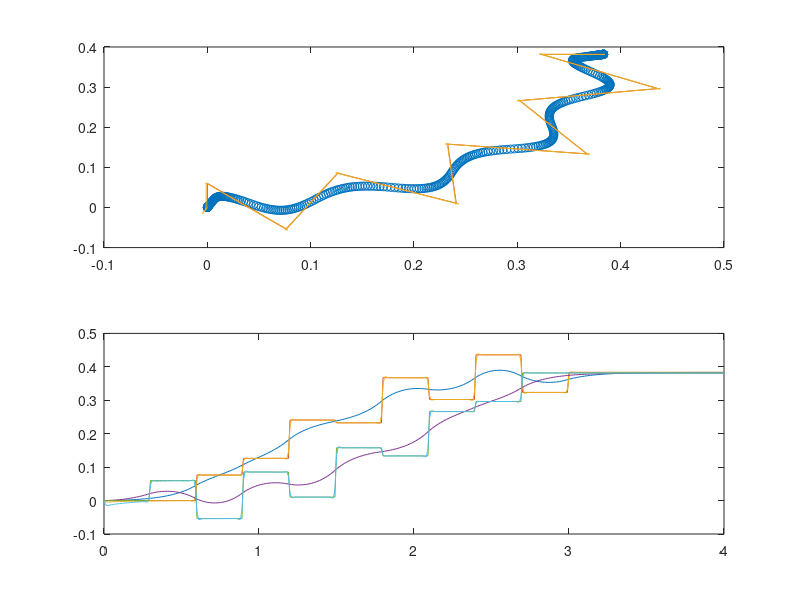

The MATLAB source for this figure:
%%%%%%%%%%%%%%%%%%%%%%%%%%%%%%%%%%%%%%%%%%%%%%%%%%%%%%%%%%%%%%%%%%%%%%%%%%%%%%%%
pkg load control
clear;
dist = [0.6, 0.05, 3.14/2];
max_step_x = 0.1;
max_step_y = 0.05;
max_step_w = 0.2;
period = 0.3;
foot_y = 0.06;
step_num_x = fix(abs(dist(1))/max_step_x);
step_num_y = fix(abs(dist(2))/max_step_y);
step_num_w = fix(abs(dist(3))/max_step_w);
step_num = max([step_num_x, step_num_y, step_num_w]);
if (step_num_x == step_num)
	step_x = sign(dist(1))*min(abs(dist(1)), max_step_x);
	step_y = dist(2)/abs(dist(1))*max_step_x;
	step_w = dist(3)/abs(dist(1))*max_step_x;
elseif (step_num_y == step_num)
	step_x = dist(1)/abs(dist(2))*max_step_y;
	step_y = sign(dist(2))*min(abs(dist(2)), max_step_y);
	step_w = dist(3)/abs(dist(2))*max_step_y;
elseif (step_num_w == step_num)
	step_x = dist(1)/abs(dist(3))*max_step_w;
	step_y = dist(2)/abs(dist(3))*max_step_w;
	step_w = sign(dist(3))*min(abs(dist(3)), max_step_w);
endif

foot(1,:) = [0 0 0];
foot(2,:) = [period 0 foot_y];
rot = 0;
for i = 2:step_num+1
	shift_y = foot_y * (rem(i,2)*2-1)*2;
	foot_rd = [step_x, step_y+shift_y];
	foot_fd = [foot_rd(1)*cos(rot)-foot_rd(2)*sin(rot), foot_rd(1)*sin(rot)+foot_rd(2)*cos(rot)];
	rot = rot + step_w
	foot(i+1,:) = foot(i,:)+[period, foot_fd(1), foot_fd(2)];
endfor
foot_rd = [dist(1)-step_x*step_num, dist(2)-step_y*step_num-shift_y];
foot_fd = [foot_rd(1)*cos(rot)-foot_rd(2)*sin(rot), foot_rd(1)*sin(rot)+foot_rd(2)*cos(rot)];
foot(step_num+3,:) = foot(step_num+2,:) + [period, foot_fd(1), foot_fd(2)];
rot = dist(3)
foot_rd = [0,shift_y/2];
foot_fd = [foot_rd(1)*cos(rot)-foot_rd(2)*sin(rot), foot_rd(1)*sin(rot)+foot_rd(2)*cos(rot)];
foot(step_num+4,:) = foot(step_num+3,:) + [period, foot_fd(1), foot_fd(2)];
foot(step_num+5,:) = [100, 0, 0];

forward_period = 1.0;						% 予見制御の時間(s)
calculate_period = 4.0;						% 歩行パターンを生成する期間(s)
dt = 0.01;									% サンプリングタイム (s)
zh = 0.27;									% 重心位置 (m)
g  = 9.8;									% 重力加速度 (m/s^2)
A = [0 1 0; 0 0 1; 0 0 0];					% 式(5.8)
B = [0; 0; 1];
C = [1 0 -zh/g];							% 式(5.9)
D = 0;
sys = ss(A, B, C, D);
sys_d = c2d(sys, dt);						% 離散化
if (substr(version,1,3)=="3.2")
	[A_d, B_d, C_d, D_d] = sys2ss(sys_d);	% 式(5.10)
else
	[A_d, B_d, C_d, D_d] = ssdata(sys_d);
endif
E_d = [dt; 1; 0];							% 式(5.11)

Zero = [0; 0; 0];							% 式(5.12),(5.13)
Phai = [1 -C_d*A_d; Zero A_d];
G = [-C_d*B_d; B_d];
GR = [1; Zero];
Gd = [-C_d*E_d; E_d];

Q = zeros(4);
Q(1) = 10^8;								% ★★★最適制御の重み係数　大：ZMPが理想に近づく
H = 1;										% 同じく重み係数　大：入力が少なくなる．

P = dare(Phai, G, Q, H);					% 離散時間系でのリカッチ方程式の解
F = -(H+G'*P*G)^(-1)*G'*P*Phai;				% ★★★フィードバックゲイン 式(2.13)

x = [0; 0; 0];
y = [0; 0; 0];
xp = x;
yp = x;

t = 0:dt:calculate_period;

%%%%%%%%%%%%%%%%%%%%%%%%%%%%%%%%%%%%%%%%%%%%%%%%%%%%%%%%%%%%%%%%%%%%%%%%%%%%%%%%

i = 1;										% 目標ZMP波形の生成
n = 1;										% 足の着地時間・位置 foot → 目標ZMPパターン prefx, prefy
for tt = 0:dt:calculate_period+forward_period+1
	if (abs(tt - foot(n,1))<(dt/2))
		prefx(i) = foot(n,2);
		prefy(i) = foot(n,3);
		n = n + 1;
	else
		prefx(i) = prefx(i-1);
		prefy(i) = prefy(i-1);
	endif
	i = i + 1;
endfor

%%%%%%%%%%%%%%%%%%%%%%%%%%%%%%%%%%%%%%%%%%%%%%%%%%%%%%%%%%%%%%%%%%%%%%%%%%%%%%%%

i = 0;
ux = uy = 0;

xi = (eye(4)-G*(H+G'*P*G)^(-1)*G'*P)*Phai;

for tt = t
	i = i + 1;
%	fd = (H+G'*P*G)^(-1)*G'*(xi')^1*P*Gd;	% 外乱除去用　未使用
	px = C_d*x;								% 実際のZMP位置
	py = C_d*y;
	ex = prefx(i) - px;						% 目標ZMP位置と実際との差
	ey = prefy(i) - py;
	X = [ex; x - xp];						% 式(2.5),(2,6)
	Y = [ey; y - yp];
	xp = x;									% 差分を計算するため，一つ前の値を保存
	yp = y;
	dux = F * X;							% 式(2.8)
	j = 0;
	for ttt = tt : dt : (tt + forward_period)
		j = j + 1;
		if (prefx(i+j) - prefx(i+j-1)) != 0
			f  = -(H+G'*P*G)^(-1)*G'*(xi')^(j-1)*P*GR;		% ★★★式(2.14)
			dux = dux + f * (prefx(i+j) - prefx(i+j-1));	% 式(2.12)
		endif
	endfor
	ux += dux;
	duy = F * Y;							% y方向の予見制御
	j = 0;
	for ttt = tt : dt : (tt + forward_period)
		j = j + 1;
		if (prefy(i+j) - prefy(i+j-1)) != 0
			f  = -(H+G'*P*G)^(-1)*G'*(xi')^(j-1)*P*GR;		% ★★★式(2.14)
			duy = duy + f * (prefy(i+j) - prefy(i+j-1));	% 式(2.12)
		endif
	endfor
	uy += duy;

	dx = 0;									% 外乱（今回は無し）
	dy = 0;
	x = A_d * x + B_d * ux + E_d * dx * dt;	% 重心位置の計算
	y = A_d * y + B_d * uy + E_d * dy * dt;
	x0(i) = x(1);							% 重心位置の描画用
	y0(i) = y(1);
	x1(i) = prefx(i);						% 目標ZMP位置の描画用
	y1(i) = prefy(i);
	x2(i) = px;								% 実際のZMP位置の描画用
	y2(i) = py;
endfor
subplot(2,1,1);								% グラフの描画
plot(x0, y0, "o", x1, y1, x2, y2);
subplot(2,1,2);
plot(t, x0, t, x1, t, x2, t, y0, t, y1, t, y2);
